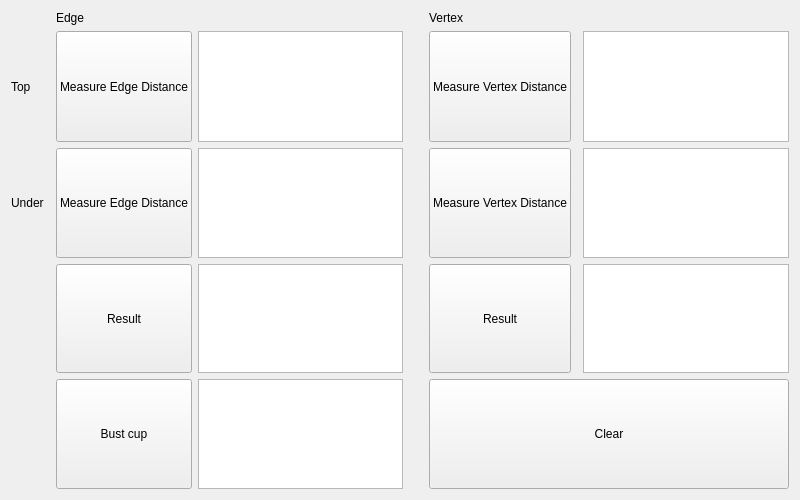
<?xml version="1.0" encoding="UTF-8"?>
<ui version="4.0">
 <class>Form</class>
 <widget class="QWidget" name="Form">
  <property name="enabled">
   <bool>true</bool>
  </property>
  <property name="geometry">
   <rect>
    <x>0</x>
    <y>0</y>
    <width>800</width>
    <height>500</height>
   </rect>
  </property>
  <property name="sizePolicy">
   <sizepolicy hsizetype="Expanding" vsizetype="Expanding">
    <horstretch>0</horstretch>
    <verstretch>0</verstretch>
   </sizepolicy>
  </property>
  <property name="minimumSize">
   <size>
    <width>800</width>
    <height>500</height>
   </size>
  </property>
  <property name="maximumSize">
   <size>
    <width>1100</width>
    <height>600</height>
   </size>
  </property>
  <property name="windowTitle">
   <string>Bust Measurement Script</string>
  </property>
  <layout class="QGridLayout" name="gridLayout">
   <item row="1" column="7">
    <widget class="QLabel" name="label_2">
     <property name="text">
      <string>Vertex</string>
     </property>
    </widget>
   </item>
   <item row="4" column="7">
    <widget class="QPushButton" name="v_dm_3">
     <property name="sizePolicy">
      <sizepolicy hsizetype="Expanding" vsizetype="Expanding">
       <horstretch>0</horstretch>
       <verstretch>0</verstretch>
      </sizepolicy>
     </property>
     <property name="text">
      <string>Result</string>
     </property>
    </widget>
   </item>
   <item row="2" column="9">
    <widget class="QTextEdit" name="v_t">
     <property name="enabled">
      <bool>true</bool>
     </property>
     <property name="sizePolicy">
      <sizepolicy hsizetype="Expanding" vsizetype="Expanding">
       <horstretch>0</horstretch>
       <verstretch>0</verstretch>
      </sizepolicy>
     </property>
    </widget>
   </item>
   <item row="2" column="6">
    <spacer name="horizontalSpacer">
     <property name="orientation">
      <enum>Qt::Horizontal</enum>
     </property>
     <property name="sizeType">
      <enum>QSizePolicy::Fixed</enum>
     </property>
     <property name="sizeHint" stdset="0">
      <size>
       <width>20</width>
       <height>111</height>
      </size>
     </property>
    </spacer>
   </item>
   <item row="5" column="7" colspan="3">
    <widget class="QPushButton" name="v_cl">
     <property name="sizePolicy">
      <sizepolicy hsizetype="Expanding" vsizetype="Expanding">
       <horstretch>0</horstretch>
       <verstretch>0</verstretch>
      </sizepolicy>
     </property>
     <property name="text">
      <string>Clear</string>
     </property>
    </widget>
   </item>
   <item row="4" column="5">
    <widget class="QTextEdit" name="v_e_3">
     <property name="sizePolicy">
      <sizepolicy hsizetype="Preferred" vsizetype="Expanding">
       <horstretch>0</horstretch>
       <verstretch>0</verstretch>
      </sizepolicy>
     </property>
    </widget>
   </item>
   <item row="3" column="4">
    <widget class="QPushButton" name="e_dm_2">
     <property name="sizePolicy">
      <sizepolicy hsizetype="Expanding" vsizetype="Expanding">
       <horstretch>0</horstretch>
       <verstretch>0</verstretch>
      </sizepolicy>
     </property>
     <property name="contextMenuPolicy">
      <enum>Qt::DefaultContextMenu</enum>
     </property>
     <property name="text">
      <string>Measure Edge Distance</string>
     </property>
    </widget>
   </item>
   <item row="5" column="4">
    <widget class="QPushButton" name="e_v_c">
     <property name="sizePolicy">
      <sizepolicy hsizetype="Expanding" vsizetype="Expanding">
       <horstretch>0</horstretch>
       <verstretch>0</verstretch>
      </sizepolicy>
     </property>
     <property name="text">
      <string>Bust cup</string>
     </property>
    </widget>
   </item>
   <item row="4" column="6">
    <spacer name="horizontalSpacer_3">
     <property name="orientation">
      <enum>Qt::Horizontal</enum>
     </property>
     <property name="sizeType">
      <enum>QSizePolicy::Fixed</enum>
     </property>
     <property name="sizeHint" stdset="0">
      <size>
       <width>20</width>
       <height>20</height>
      </size>
     </property>
    </spacer>
   </item>
   <item row="3" column="9">
    <widget class="QTextEdit" name="v_t_2">
     <property name="enabled">
      <bool>true</bool>
     </property>
     <property name="sizePolicy">
      <sizepolicy hsizetype="Expanding" vsizetype="Expanding">
       <horstretch>0</horstretch>
       <verstretch>0</verstretch>
      </sizepolicy>
     </property>
    </widget>
   </item>
   <item row="3" column="0">
    <widget class="QLabel" name="label">
     <property name="text">
      <string>Under</string>
     </property>
    </widget>
   </item>
   <item row="2" column="0" colspan="2">
    <widget class="QLabel" name="label_3">
     <property name="text">
      <string>Top</string>
     </property>
    </widget>
   </item>
   <item row="1" column="4">
    <widget class="QLabel" name="label_4">
     <property name="text">
      <string>Edge</string>
     </property>
    </widget>
   </item>
   <item row="4" column="9">
    <widget class="QTextEdit" name="v_t_3">
     <property name="enabled">
      <bool>true</bool>
     </property>
     <property name="sizePolicy">
      <sizepolicy hsizetype="Expanding" vsizetype="Expanding">
       <horstretch>0</horstretch>
       <verstretch>0</verstretch>
      </sizepolicy>
     </property>
    </widget>
   </item>
   <item row="2" column="5">
    <widget class="QTextEdit" name="v_e"/>
   </item>
   <item row="3" column="6">
    <spacer name="horizontalSpacer_2">
     <property name="orientation">
      <enum>Qt::Horizontal</enum>
     </property>
     <property name="sizeType">
      <enum>QSizePolicy::Fixed</enum>
     </property>
     <property name="sizeHint" stdset="0">
      <size>
       <width>20</width>
       <height>20</height>
      </size>
     </property>
    </spacer>
   </item>
   <item row="2" column="4">
    <widget class="QPushButton" name="e_dm">
     <property name="sizePolicy">
      <sizepolicy hsizetype="Expanding" vsizetype="Expanding">
       <horstretch>0</horstretch>
       <verstretch>0</verstretch>
      </sizepolicy>
     </property>
     <property name="contextMenuPolicy">
      <enum>Qt::DefaultContextMenu</enum>
     </property>
     <property name="text">
      <string>Measure Edge Distance</string>
     </property>
    </widget>
   </item>
   <item row="3" column="5">
    <widget class="QTextEdit" name="v_e_2"/>
   </item>
   <item row="5" column="5">
    <widget class="QTextEdit" name="v_e_cp">
     <property name="sizePolicy">
      <sizepolicy hsizetype="Preferred" vsizetype="Expanding">
       <horstretch>0</horstretch>
       <verstretch>0</verstretch>
      </sizepolicy>
     </property>
    </widget>
   </item>
   <item row="4" column="4">
    <widget class="QPushButton" name="e_dm_3">
     <property name="sizePolicy">
      <sizepolicy hsizetype="Expanding" vsizetype="Expanding">
       <horstretch>0</horstretch>
       <verstretch>0</verstretch>
      </sizepolicy>
     </property>
     <property name="text">
      <string>Result</string>
     </property>
    </widget>
   </item>
   <item row="2" column="7">
    <widget class="QPushButton" name="v_dm">
     <property name="sizePolicy">
      <sizepolicy hsizetype="Expanding" vsizetype="Expanding">
       <horstretch>0</horstretch>
       <verstretch>0</verstretch>
      </sizepolicy>
     </property>
     <property name="contextMenuPolicy">
      <enum>Qt::DefaultContextMenu</enum>
     </property>
     <property name="text">
      <string>Measure Vertex Distance</string>
     </property>
    </widget>
   </item>
   <item row="3" column="7">
    <widget class="QPushButton" name="v_dm_2">
     <property name="sizePolicy">
      <sizepolicy hsizetype="Expanding" vsizetype="Expanding">
       <horstretch>0</horstretch>
       <verstretch>0</verstretch>
      </sizepolicy>
     </property>
     <property name="text">
      <string>Measure Vertex Distance</string>
     </property>
    </widget>
   </item>
  </layout>
 </widget>
 <resources/>
 <connections/>
</ui>
